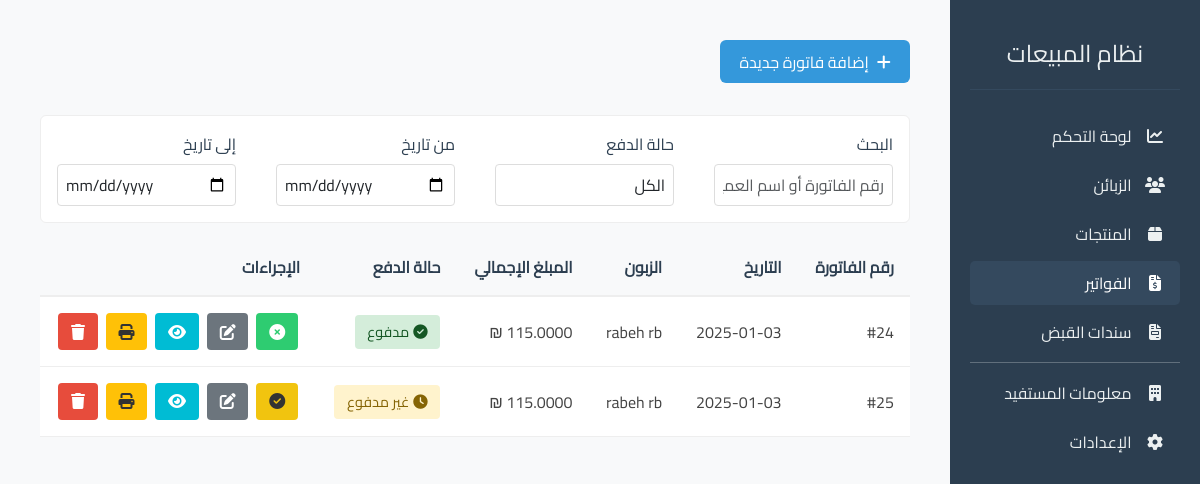
The page /invoices/ on the database as committed earlier.
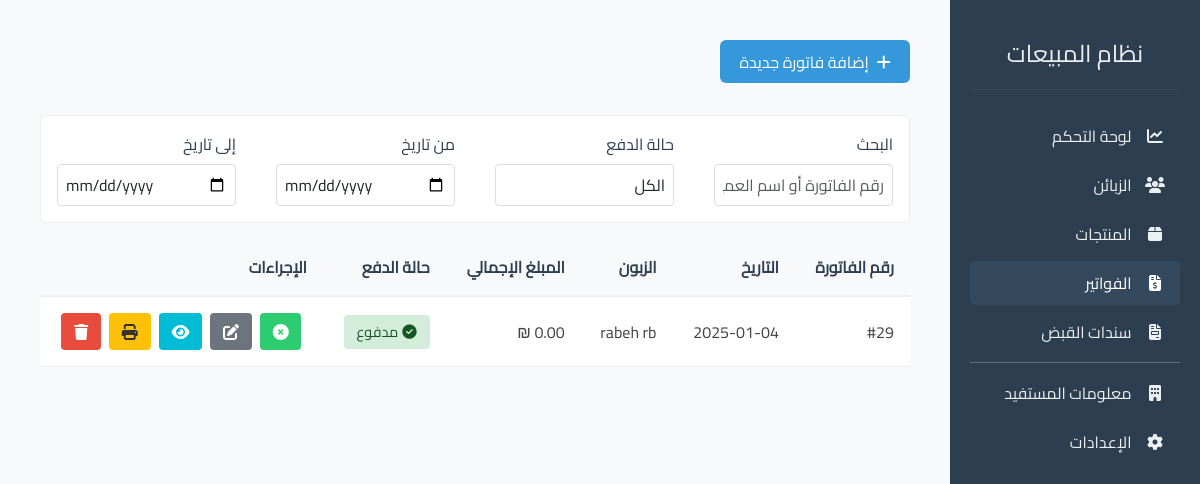
The same page on the database as committed later.
### sales_app/models.py (models this page shows, shortened)
class Invoice(models.Model):
    PAYMENT_STATUS = (
        ('pending', 'معلق'),
        ('partial', 'مدفوع جزئياً'),
        ('paid', 'مدفوع بالكامل'),
    )
    customer = models.ForeignKey(
        Customer,
        on_delete=models.PROTECT,  # Prevent deleting customers with invoices
        verbose_name="الزبون"
    )
    date = models.DateTimeField(default=timezone.now, verbose_name="تاريخ الفاتورة")
    status = models.CharField(
        max_length=10,
        choices=PAYMENT_STATUS,
        default='pending',
        verbose_name="حالة الدفع"
    )
    tax_exempt = models.BooleanField(default=False, verbose_name="معفى من الضريبة")
    notes = models.TextField(blank=True, null=True, verbose_name="ملاحظات")
    class Meta:
        verbose_name = "فاتورة"
        verbose_name_plural = "الفواتير"
        ordering = ['-date']
    def get_total(self):
        if self.tax_exempt:
            return Decimal('0.00')
        subtotal = sum(item.get_subtotal() for item in self.items.all())
        if not self.tax_exempt:
            settings = Settings.objects.first()
            if settings and settings.tax_rate:
                tax_amount = subtotal * (settings.tax_rate / 100)
                return subtotal + tax_amount
        return subtotal
    @property
    def is_paid(self):
        total_payments = self.payments.aggregate(total=models.Sum('amount'))['total'] or 0
        return total_payments >= self.get_total()

class Customer(models.Model):
    name = models.CharField(max_length=255, verbose_name="اسم الزبون")
    email = models.EmailField(blank=True, null=True, verbose_name="البريد الإلكتروني")
    phone = models.CharField(max_length=20, blank=True, null=True, verbose_name="رقم الهاتف")
    created_at = models.DateTimeField(default=timezone.now, verbose_name="تاريخ الإضافة")
    class Meta:
        verbose_name = "زبون"
        verbose_name_plural = "الزبائن"
        ordering = ['-created_at']
    def __str__(self):
        return self.name

### sales_app/views.py (the view)
# urls.py: path('invoices/', views.invoice_list, name='invoice_list'),
def invoice_list(request):
    invoices = Invoice.objects.all().order_by('-date')
    paginator = Paginator(invoices, 10)
    page_number = request.GET.get('page')
    page_obj = paginator.get_page(page_number)
    return render(request, 'sales_app/invoice_list.html', {'page_obj': page_obj})

### sales_app/models.py (called while the page is built)
    def get_subtotal(self):
        return self.quantity * self.price

### sales_app/templates/sales_app/invoice_list.html (shortened to what this page needs)
{% extends 'sales_app/base.html' %}
{% block content %}
<div class="container">
    <div class="header">
        <a href="{% url 'sales_app:create_invoice' %}" class="add-button">
            <i class="fas fa-plus"></i>
            إضافة فاتورة جديدة
        </a>
    </div>
    <div class="filters">
        <form class="row">
            <div class="form-group">
                <label>البحث</label>
                <input type="text" class="form-control" placeholder="رقم الفاتورة أو اسم العميل...">
            </div>
            <div class="form-group">
                <label>حالة الدفع</label>
                <select class="form-control">
                    <option value="">الكل</option>
                </select>
            </div>
            <div class="form-group">
                <label>من تاريخ</label>
                <input type="date" class="form-control">
            </div>
            <div class="form-group">
                <label>إلى تاريخ</label>
                <input type="date" class="form-control">
            </div>
        </form>
    </div>
    <div class="card-body">
        <div class="table-container">
            <table>
                <thead>
                    <tr>
                        <th>رقم الفاتورة</th>
                        <th>التاريخ</th>
                        <th>الزبون</th>
                        <th>المبلغ الإجمالي</th>
                        <th>حالة الدفع</th>
                        <th>الإجراءات</th>
                    </tr>
                </thead>
                <tbody>
                    {% for invoice in page_obj %}
                    <tr>
                        <td>#{{ invoice.id }}</td>
                        <td>{{ invoice.date|date:"Y-m-d" }}</td>
                        <td>{{ invoice.customer }}</td>
                        <td>{{ invoice.get_total }} ₪</td>
                        <td>
                            {% if invoice.status == 'paid' or invoice.is_paid %}
                                <span class="status-badge status-paid">
                                    <i class="fas fa-check-circle"></i> مدفوع
                                </span>
                            {% else %}
                                <span class="status-badge status-unpaid">
                                    <i class="fas fa-clock"></i> غير مدفوع
                                </span>
                            {% endif %}
                        </td>
                        <td class="action-buttons">
                            <form action="{% url 'sales_app:toggle_payment_status' invoice.id %}" method="post" class="d-inline">
                                {% if invoice.status == 'paid' or invoice.is_paid %}
                                    <button type="submit" class="btn btn-success" title="تغيير إلى غير مدفوع">
                                        <i class="fas fa-times-circle"></i>
                                    </button>
                                {% else %}
                                    <button type="submit" class="btn btn-warning" title="تغيير إلى مدفوع">
                                        <i class="fas fa-check-circle"></i>
                                    </button>
                                {% endif %}
                            </form>
                            <a href="{% url 'sales_app:edit_invoice' invoice.id %}" class="btn btn-secondary">
                                <i class="fas fa-edit"></i>
                            </a>
                            <a href="{% url 'sales_app:invoice_detail' invoice.id %}" class="btn btn-view">
                                <i class="fas fa-eye"></i>
                            </a>
                            <a href="{% url 'sales_app:print_invoice' invoice.id %}" class="btn btn-edit">
                                <i class="fas fa-print"></i>
                            </a>
                            <button type="button" class="btn btn-danger" data-bs-toggle="modal" data-bs-target="#deleteModal{{ invoice.id }}">
                                <i class="fas fa-trash"></i>
                            </button>
                        </td>
                    </tr>
                    {% endfor %}
                </tbody>
            </table>
        </div>
    </div>
</div>
{% endblock %}

### sales_app/templates/sales_app/base.html (shortened to what this page needs)
{% load static %}
<!DOCTYPE html>
<html dir="rtl" lang="ar">
<head>
    <link href="https://cdn.jsdelivr.net/npm/bootstrap@5.3.0/dist/css/bootstrap.rtl.min.css" rel="stylesheet">
    <link rel="stylesheet" href="https://cdnjs.cloudflare.com/ajax/libs/font-awesome/6.5.1/css/all.min.css">
</head>
<body>
    <div id="sidebar">
        <div class="sidebar-header">
            <h3>نظام المبيعات</h3>
        </div>
        <nav class="mt-4">
            <a href="{% url 'sales_app:dashboard' %}" class="sidebar-link {% if request.resolver_match.url_name == 'dashboard' %}active{% endif %}">
                <i class="fas fa-chart-line sidebar-icon"></i>
                لوحة التحكم
            </a>
            <a href="{% url 'sales_app:customer_list' %}" class="sidebar-link {% if 'customer' in request.resolver_match.url_name %}active{% endif %}">
                <i class="fas fa-users sidebar-icon"></i>
                الزبائن
            </a>
            <a href="{% url 'sales_app:product_list' %}" class="sidebar-link {% if 'product' in request.resolver_match.url_name %}active{% endif %}">
                <i class="fas fa-box sidebar-icon"></i>
                المنتجات
            </a>
            <a href="{% url 'sales_app:invoice_list' %}" class="sidebar-link {% if 'invoice' in request.resolver_match.url_name %}active{% endif %}">
                <i class="fas fa-file-invoice-dollar sidebar-icon"></i>
                الفواتير
            </a>
            <a href="{% url 'sales_app:receivable_list' %}" class="sidebar-link {% if 'receivable' in request.resolver_match.url_name %}active{% endif %}">
                <i class="fas fa-file-invoice sidebar-icon"></i>
                سندات القبض
            </a>
            <hr class="my-2">
            <a href="{% url 'sales_app:company_info' %}" class="sidebar-link {% if request.resolver_match.url_name == 'company_info' %}active{% endif %}">
                <i class="fas fa-building sidebar-icon"></i>
                معلومات المستفيد
            </a>
            <a href="{% url 'sales_app:invoice_settings' %}" class="sidebar-link {% if request.resolver_match.url_name == 'invoice_settings' %}active{% endif %}">
                <i class="fas fa-cog sidebar-icon"></i>
                الإعدادات
            </a>
        </nav>
    </div>
    <div id="content">
        {% block content %}{% endblock %}
    </div>
</body>
</html>

### sales_app/templates/sales_app/invoice_list.html (style rules this page uses)
.container { max-width: 1200px; margin: 0 auto; padding: 20px; }
.header { display: flex; justify-content: space-between; align-items: center; margin-bottom: 2rem; }
.add-button { background-color: #3498db; color: white; padding: 0.6rem 1.2rem; border-radius: 6px; text-decoration: none; display: flex; align-items: center; gap: 8px; transition: background-color 0.3s; }
.card-body { background: white; overflow: hidden; }
.table-container { overflow-x: auto; }
table { width: 100%; border-collapse: collapse; text-align: right; }
th { background-color: #f8f9fa; color: #2c3e50; padding: 1rem; font-weight: 600; border-bottom: 2px solid #eee; }
td { padding: 1rem; border-bottom: 1px solid #eee; color: #444; }
.action-buttons { display: flex; gap: 8px; justify-content: center; }
.btn { padding: 0.4rem 0.8rem; border-radius: 4px; border: none; cursor: pointer; transition: opacity 0.3s; }
.btn-view { background-color: #00bcd4; color: white; }
.btn-edit { background-color: #ffc107; color: #333; }
.btn-success { background-color: #2ecc71; color: white; }
.btn-danger { background-color: #e74c3c; color: white; }
.status-badge { padding: 0.4rem 0.8rem; border-radius: 4px; display: inline-flex; align-items: center; gap: 4px; font-size: 0.9rem; }
.status-paid { background-color: #d4edda; color: #155724; }
.filters { background: white; padding: 1rem; border-radius: 6px; margin-bottom: 1rem; border: 1px solid #eee; }
.filters form { display: grid; grid-template-columns: repeat(auto-fit, minmax(200px, 1fr)); gap: 1rem; }
.form-group { display: flex; flex-direction: column; gap: 0.5rem; }
.form-group label { font-weight: 500; color: #2c3e50; }
.form-control { padding: 0.5rem; border: 1px solid #ddd; border-radius: 4px; width: 100%; }

Rows that differ between the two databases and show on the page:
removed Invoice: id "24", date "2025-01-03", customer "rabeh rb", status "paid" (drawn)
removed Invoice: id "25", date "2025-01-03", customer "rabeh rb", status "pending" (drawn)
added Invoice: id "29", date "2025-01-04", customer "rabeh rb", status "pending" (drawn)
